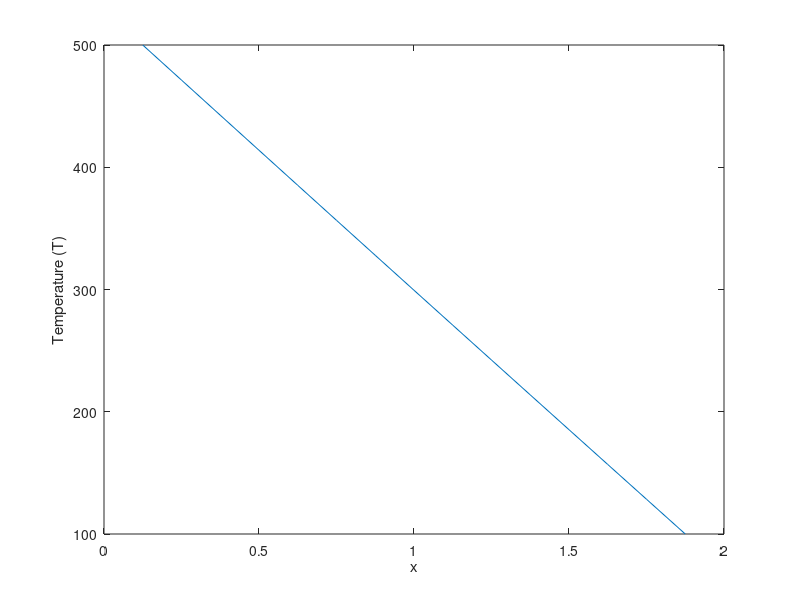

The MATLAB script that drew this image:
% Case --->  dT/dt = alpha * d2T/dX2
% Control Parameters
% Lets take n nodal points including the T_h and T_c point

T_h = 500;
T_c = 100;
n = 15;
delta_t = 0.005;
delta_x = 0.125;
fo = delta_t/(2 * delta_x * delta_x);


% Creating the A matrix ---> No need to create this matrix for the explicit case
A_matrix = zeros(n,n);a_matrix = zeros(n,n);
A_matrix(1,1) = 1;a_matrix(1,1) = 1;
A_matrix(n,n) = 1;a_matrix(n,n) = 1;
for i = 2:n-1
    for j = 1:n
        if i==j
            A_matrix(i,j-1) = fo;
            A_matrix(i,j) = -(1 + 2 * fo);
            A_matrix(i,j+1) = fo;

            a_matrix(i,j-1) = -fo;
            a_matrix(i,j) = -1 + 2 * fo;
            a_matrix(i,j+1) = -fo;
        end
    end
end

% Creating and Initialising the Temperature Matrix ---> answer matrix ---> Here this matrix will keep on changing as we march in time

T_matrix = repmat(130, n, 1); % initialization of the matrix
T_matrix(1,1) = T_h;
T_matrix(n,1) = T_c; 

ct = 0;
it = 0;

% plotting T_matrix vs x

x = 0.125 *(1:1:n);
Temp_data = T_matrix(x/0.125);
h = plot(x,Temp_data);
ylabel('Temperature (T)');    % Label for the x-axis
xlabel('x');                  % Label for the y-axis


while ct < n

    T_matrix_copy = T_matrix;
    T_matrix = a_matrix * T_matrix;
    T_matrix = A_matrix \ T_matrix;
    ct = 0;
    for i = 1:n
        if abs(T_matrix_copy(i) - T_matrix(i)) < 0.01
            ct = ct + 1;
        end    
    end

    % Update the plot
    Temp_data = T_matrix(x/0.125);
    set(h, 'YData', Temp_data);
    
    % Pause to create the animation effect
    pause(0.1); % Adjust this value for desired animation speed

    it = it + 1;

end    




% Solution matrix --> T_matrix

T_matrix


